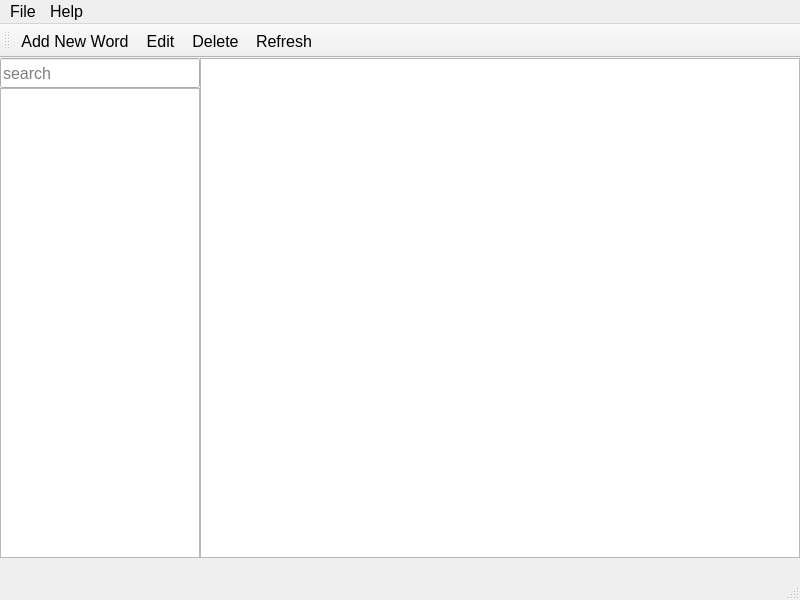
<?xml version="1.0" encoding="UTF-8"?>
<ui version="4.0">
 <class>MainWindow</class>
 <widget class="QMainWindow" name="MainWindow">
  <property name="enabled">
   <bool>true</bool>
  </property>
  <property name="geometry">
   <rect>
    <x>0</x>
    <y>0</y>
    <width>800</width>
    <height>600</height>
   </rect>
  </property>
  <property name="windowTitle">
   <string>MainWindow</string>
  </property>
  <property name="windowIcon">
   <iconset>
    <normaloff>:/images/images/icon.png</normaloff>:/images/images/icon.png</iconset>
  </property>
  <property name="styleSheet">
   <string notr="true">font-family: &quot;Times New Roman&quot;, Times, serif;
font-size: 16px;</string>
  </property>
  <widget class="QWidget" name="centralwidget">
   <property name="styleSheet">
    <string notr="true"/>
   </property>
   <layout class="QGridLayout" name="gridLayout_3">
    <property name="leftMargin">
     <number>0</number>
    </property>
    <property name="topMargin">
     <number>0</number>
    </property>
    <property name="rightMargin">
     <number>0</number>
    </property>
    <property name="bottomMargin">
     <number>0</number>
    </property>
    <property name="spacing">
     <number>0</number>
    </property>
    <item row="0" column="0">
     <widget class="QWidget" name="words_widget" native="true">
      <property name="maximumSize">
       <size>
        <width>200</width>
        <height>16777215</height>
       </size>
      </property>
      <property name="styleSheet">
       <string notr="true">margin: 0,0,0,0;
padding: 0,0,0,0;
spacing: 0,0,0,0;</string>
      </property>
      <layout class="QGridLayout" name="gridLayout">
       <property name="leftMargin">
        <number>0</number>
       </property>
       <property name="topMargin">
        <number>0</number>
       </property>
       <property name="rightMargin">
        <number>0</number>
       </property>
       <property name="bottomMargin">
        <number>0</number>
       </property>
       <property name="spacing">
        <number>0</number>
       </property>
       <item row="0" column="0">
        <widget class="QLineEdit" name="search_entry">
         <property name="minimumSize">
          <size>
           <width>0</width>
           <height>30</height>
          </size>
         </property>
         <property name="maximumSize">
          <size>
           <width>200</width>
           <height>16777215</height>
          </size>
         </property>
         <property name="styleSheet">
          <string notr="true">font-family: &quot;Times New Roman&quot;, Times, serif;
font-size: 16px;</string>
         </property>
         <property name="placeholderText">
          <string>search</string>
         </property>
        </widget>
       </item>
       <item row="1" column="0">
        <widget class="QListWidget" name="words_listview">
         <property name="maximumSize">
          <size>
           <width>200</width>
           <height>16777215</height>
          </size>
         </property>
         <property name="styleSheet">
          <string notr="true">font-family: &quot;Times New Roman&quot;, Times, serif;
font-size: 16px;</string>
         </property>
        </widget>
       </item>
      </layout>
     </widget>
    </item>
    <item row="0" column="1">
     <widget class="QWidget" name="definition_widget" native="true">
      <property name="enabled">
       <bool>true</bool>
      </property>
      <property name="maximumSize">
       <size>
        <width>16777212</width>
        <height>16777215</height>
       </size>
      </property>
      <property name="styleSheet">
       <string notr="true">margin: 0;
padding: 0;</string>
      </property>
      <layout class="QGridLayout" name="gridLayout_2">
       <property name="leftMargin">
        <number>0</number>
       </property>
       <property name="topMargin">
        <number>0</number>
       </property>
       <property name="rightMargin">
        <number>0</number>
       </property>
       <property name="bottomMargin">
        <number>0</number>
       </property>
       <property name="spacing">
        <number>0</number>
       </property>
       <item row="0" column="0">
        <widget class="QListWidget" name="definition_listview">
         <property name="styleSheet">
          <string notr="true">font-family: &quot;Times New Roman&quot;, Times, serif;
font-size: 16px;</string>
         </property>
        </widget>
       </item>
      </layout>
     </widget>
    </item>
    <item row="1" column="0">
     <widget class="QLabel" name="entries_label">
      <property name="text">
       <string/>
      </property>
     </widget>
    </item>
   </layout>
  </widget>
  <widget class="QMenuBar" name="menubar">
   <property name="geometry">
    <rect>
     <x>0</x>
     <y>0</y>
     <width>800</width>
     <height>24</height>
    </rect>
   </property>
   <widget class="QMenu" name="menuFile">
    <property name="title">
     <string>File</string>
    </property>
    <addaction name="add_new_action"/>
    <addaction name="actionEdit"/>
    <addaction name="actionDelete"/>
    <addaction name="actionRefresh"/>
    <addaction name="separator"/>
    <addaction name="close_action"/>
   </widget>
   <widget class="QMenu" name="menuHelp">
    <property name="title">
     <string>Help</string>
    </property>
    <addaction name="actionAbout"/>
    <addaction name="actionAbout_Qt"/>
   </widget>
   <addaction name="menuFile"/>
   <addaction name="menuHelp"/>
  </widget>
  <widget class="QStatusBar" name="statusbar"/>
  <widget class="QToolBar" name="main_toolbar">
   <property name="windowTitle">
    <string>toolBar</string>
   </property>
   <attribute name="toolBarArea">
    <enum>TopToolBarArea</enum>
   </attribute>
   <attribute name="toolBarBreak">
    <bool>false</bool>
   </attribute>
   <addaction name="add_new_action"/>
   <addaction name="actionEdit"/>
   <addaction name="actionDelete"/>
   <addaction name="actionRefresh"/>
  </widget>
  <action name="add_new_action">
   <property name="icon">
    <iconset resource="image_icons.qrc">
     <normaloff>:/icons/images/add.png</normaloff>:/icons/images/add.png</iconset>
   </property>
   <property name="text">
    <string>Add New Word</string>
   </property>
  </action>
  <action name="actionAbout">
   <property name="text">
    <string>About</string>
   </property>
  </action>
  <action name="close_action">
   <property name="icon">
    <iconset resource="image_icons.qrc">
     <normaloff>:/icons/images/cancel.jpg</normaloff>:/icons/images/cancel.jpg</iconset>
   </property>
   <property name="text">
    <string>Close</string>
   </property>
  </action>
  <action name="actionLicense">
   <property name="text">
    <string>License</string>
   </property>
  </action>
  <action name="actionEdit">
   <property name="icon">
    <iconset resource="image_icons.qrc">
     <normaloff>:/icons/images/edit.png</normaloff>:/icons/images/edit.png</iconset>
   </property>
   <property name="text">
    <string>Edit</string>
   </property>
  </action>
  <action name="actionDelete">
   <property name="icon">
    <iconset resource="image_icons.qrc">
     <normaloff>:/icons/images/delete.png</normaloff>:/icons/images/delete.png</iconset>
   </property>
   <property name="text">
    <string>Delete</string>
   </property>
  </action>
  <action name="actionRefresh">
   <property name="icon">
    <iconset resource="image_icons.qrc">
     <normaloff>:/icons/images/update.png</normaloff>:/icons/images/update.png</iconset>
   </property>
   <property name="text">
    <string>Refresh</string>
   </property>
  </action>
  <action name="actionAbout_Qt">
   <property name="text">
    <string>About Qt</string>
   </property>
  </action>
 </widget>
 <resources>
  <include location="image_icons.qrc"/>
 </resources>
 <connections/>
</ui>
